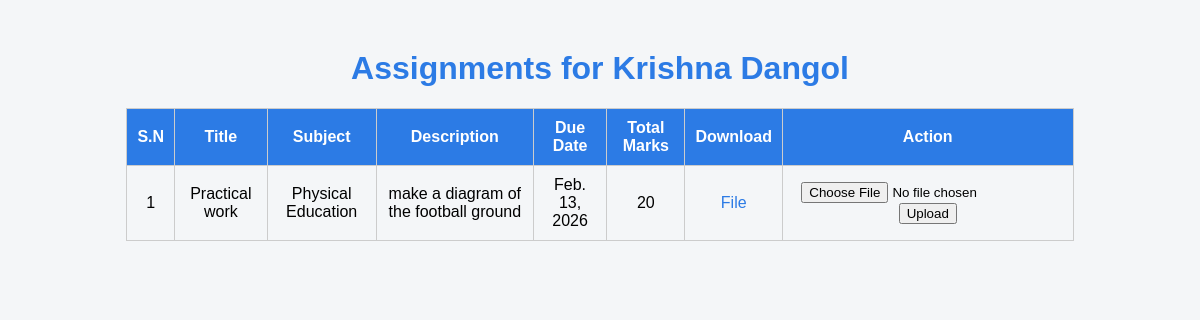
/student/view_assignments/ (signed in), run on an earlier commit of the app's database.
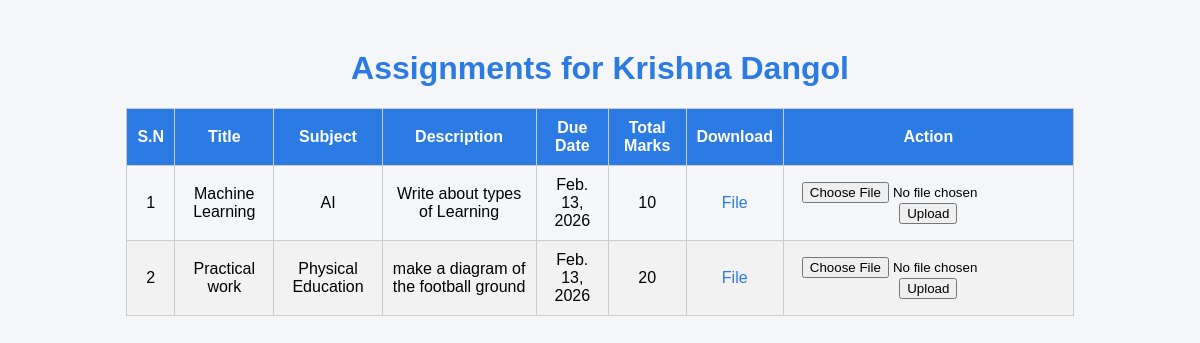
And on a later commit of the database.
### Admin/models.py (models this page shows, shortened)
class Assignment(models.Model):
    teacher = models.ForeignKey(Teacher, on_delete=models.CASCADE)
    subject = models.ForeignKey(Subject, on_delete=models.CASCADE)
    title = models.CharField(max_length=200)
    description = models.TextField()
    assigned_date = models.DateField(auto_now_add=True)
    due_date = models.DateField()
    total_marks = models.IntegerField()
    file = models.FileField(upload_to='assignments/', blank=True, null=True)

class Subject(models.Model):
    Teachername=models.CharField(max_length=100)
    teacher=models.ForeignKey(Teacher,on_delete=models.CASCADE,null=True)
    assigned_class=models.CharField(max_length=100,default="AI")
    subject_name=models.CharField(max_length=100,default="Python")

### Student/views.py (the view)
# urls.py: path('view_assignments/',views.view_assignments,name="view-assignments"),
@login_required
def view_assignments(request):
    student = get_object_or_404(Student, user=request.user)
    assignments = Assignment.objects.filter(subject__assigned_class=student.Grade).order_by("due_date")
    context = {
        "student": student,
        "assignments": assignments,
    }
    return render(request, "view_assignments.html", context)

### Student/templates/view_assignments.html (shortened to what this page needs)
<!DOCTYPE html>
<html lang="en">
<head>
</head>
<body>
    <div class="container">
        <h1>Assignments for {{ student.Firstname }} {{ student.Lastname }}</h1>
        <table>
            <thead>
                <tr>
                    <th>S.N</th>
                    <th>Title</th>
                    <th>Subject</th>
                    <th>Description</th>
                    <th>Due Date</th>
                    <th>Total Marks</th>
                    <th>Download</th>
                    <th>Action</th>
                </tr>
            </thead>
            <tbody>
                {% for assignment in assignments %}
                <tr>
                    <td>{{ forloop.counter }}</td>
                    <td>{{ assignment.title }}</td>
                    <td>{{ assignment.subject.subject_name }}</td>
                    <td>{{assignment.description}}</td>
                    <td>{{ assignment.due_date }}</td>
                    <td>{{ assignment.total_marks }}</td>
                    <td>
                        {% if assignment.file %}
                        <a href="{{ assignment.file.url }}" download>File</a>
                        {% else %}
                        N/A
                        {% endif %}
                    </td>
                    <td>
                        <form method="POST"
                            action="{% url 'submit-assignment' assignment.id %}"
                            enctype="multipart/form-data">
                            <input type="file" name="file" required>
                            <button type="submit">Upload</button>
                        </form>
                    </td>
                </tr>
                {% empty %}
                <tr>
                    <td colspan="6">No assignments found</td>
                </tr>
                {% endfor %}
            </tbody>
        </table>
    </div>
</body>
</html>

What changed in the data, as far as the page shows it:
added Assignment: title "Machine Learning", subject.subject_name "AI", description "Write about types of Learning", due_date "Feb. 13, 2026", total_marks "10"
